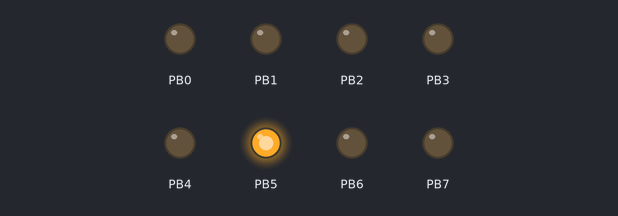
The program below on a simulated ATmega328P, built with avr-gcc and emulated at 16 MHz. Shown: output pins drawn as LEDs (lit = HIGH). At 2.0 s the program stops and its outputs stay as they are.

Above: at 0.1 s.
At 1.1 s:
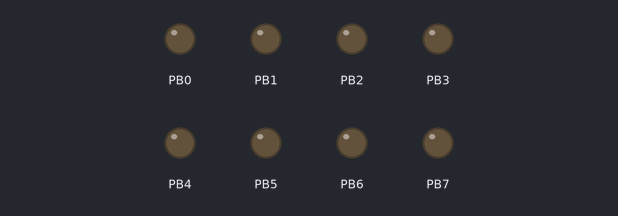
Timing chart, 0 to 2.6 s (numbered marks = the images above):
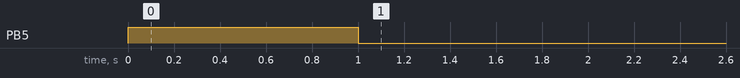

Measured:
- by itself, PB5: LOW → HIGH at 0.00 s, → LOW 1.0 s later

The program:

ADC_WITH_INTERRUPT.c
```c
/*
 * USART.c
 *
 * Created: 12/6/2016 12:54:19 AM
 * Author : Krishna Ray
 */
#define F_CPU 16000000  // 16 MHz

#define LED_ON PORTB |=(1<<PORTB5)
#define LED_OFF PORTB &=~(1<<PORTB5)
#define LED_TOGGLE PINB |=(1<<PINB5)

#include <avr/io.h>
#include <avr/interrupt.h>
#include <util/delay.h>

ISR(ADC_vect){
	LED_ON;
	_delay_ms(1000);
	LED_OFF;
	_delay_ms(1000);
}

void adc_init(void){

	ADMUX = (1<<REFS0)|(1<<MUX0); //Reference Selection to Vcc
	ADCSRA = (1<<ADEN)|(1<<ADSC)|(1<<ADIE)|(1<<ADPS2)|(1<<ADPS1)|(1<<ADPS0); //prescaled to 125Khz
	sei();
}

uint16_t adc_read(void)
{

	//ADMUX = ADMUX & 0b11110000; // clears the lower 4 bits to select A0 channel

	//ADCSRA |= (1<<ADSC);

	while(ADCSRA & (1<<ADSC));

	return (ADC);
}


void led_init(){
	DDRB=0xFF;
}


int main(void)
{
	led_init();
	adc_init();

    while (1)
    {

		//uint16_t i = adc_read();

    }
}
```
